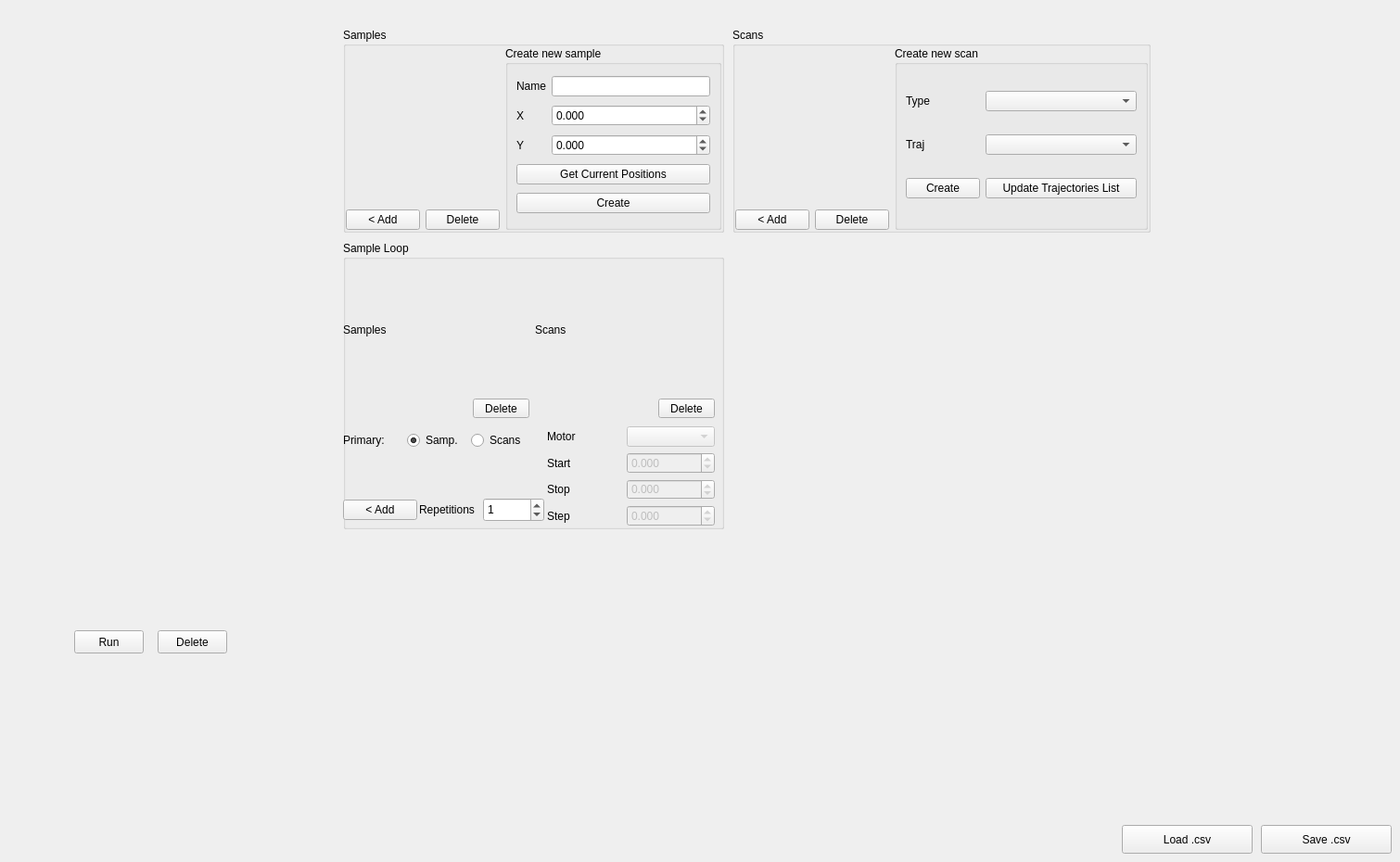
    <widget class="QWidget" name="tab_9">
     <attribute name="title">
      <string>Batch Mode</string>
     </attribute>
     <widget class="QGroupBox" name="groupBox_2">
      <property name="geometry">
       <rect>
        <x>370</x>
        <y>30</y>
        <width>411</width>
        <height>221</height>
       </rect>
      </property>
      <property name="title">
       <string>Samples</string>
      </property>
      <layout class="QGridLayout" name="gridLayout_25">
       <property name="margin">
        <number>0</number>
       </property>
       <property name="horizontalSpacing">
        <number>6</number>
       </property>
       <item row="0" column="0" colspan="2">
        <layout class="QGridLayout" name="gridLayout_23">
         <property name="sizeConstraint">
          <enum>QLayout::SetDefaultConstraint</enum>
         </property>
        </layout>
       </item>
       <item row="0" column="2" rowspan="2">
        <widget class="QGroupBox" name="groupBox_3">
         <property name="title">
          <string>Create new sample</string>
         </property>
         <layout class="QGridLayout" name="gridLayout_21">
          <item row="2" column="0">
           <widget class="QLabel" name="label_117">
            <property name="text">
             <string>Y</string>
            </property>
           </widget>
          </item>
          <item row="1" column="0">
           <widget class="QLabel" name="label_116">
            <property name="text">
             <string>X</string>
            </property>
           </widget>
          </item>
          <item row="1" column="1">
           <widget class="QDoubleSpinBox" name="doubleSpinBox_sample_x">
            <property name="decimals">
             <number>3</number>
            </property>
            <property name="minimum">
             <double>-100000.000000000000000</double>
            </property>
            <property name="maximum">
             <double>100000.000000000000000</double>
            </property>
            <property name="value">
             <double>0.000000000000000</double>
            </property>
           </widget>
          </item>
          <item row="2" column="1">
           <widget class="QDoubleSpinBox" name="doubleSpinBox_sample_y">
            <property name="decimals">
             <number>3</number>
            </property>
            <property name="minimum">
             <double>-100000.000000000000000</double>
            </property>
            <property name="maximum">
             <double>100000.000000000000000</double>
            </property>
            <property name="value">
             <double>0.000000000000000</double>
            </property>
           </widget>
          </item>
          <item row="4" column="0" colspan="2">
           <widget class="QPushButton" name="push_create_sample">
            <property name="text">
             <string>Create</string>
            </property>
           </widget>
          </item>
          <item row="0" column="0">
           <widget class="QLabel" name="label_118">
            <property name="text">
             <string>Name</string>
            </property>
           </widget>
          </item>
          <item row="0" column="1">
           <widget class="QLineEdit" name="lineEdit_sample_name"/>
          </item>
          <item row="3" column="0" colspan="2">
           <widget class="QPushButton" name="push_get_sample">
            <property name="text">
             <string>Get Current Positions</string>
            </property>
           </widget>
          </item>
         </layout>
        </widget>
       </item>
       <item row="1" column="0">
        <widget class="QPushButton" name="push_add_sample">
         <property name="sizePolicy">
          <sizepolicy hsizetype="Maximum" vsizetype="Fixed">
           <horstretch>0</horstretch>
           <verstretch>0</verstretch>
          </sizepolicy>
         </property>
         <property name="text">
          <string>&lt; Add</string>
         </property>
        </widget>
       </item>
       <item row="1" column="1">
        <widget class="QPushButton" name="push_delete_sample">
         <property name="sizePolicy">
          <sizepolicy hsizetype="Maximum" vsizetype="Fixed">
           <horstretch>0</horstretch>
           <verstretch>0</verstretch>
          </sizepolicy>
         </property>
         <property name="text">
          <string>Delete</string>
         </property>
        </widget>
       </item>
      </layout>
     </widget>
     <widget class="QGroupBox" name="groupBox_4">
      <property name="geometry">
       <rect>
        <x>370</x>
        <y>260</y>
        <width>411</width>
        <height>311</height>
       </rect>
      </property>
      <property name="title">
       <string>Sample Loop</string>
      </property>
      <widget class="QPushButton" name="push_delete_sample_loop">
       <property name="geometry">
        <rect>
         <x>140</x>
         <y>170</y>
         <width>61</width>
         <height>21</height>
        </rect>
       </property>
       <property name="text">
        <string>Delete</string>
       </property>
      </widget>
      <widget class="QWidget" name="gridLayoutWidget_18">
       <property name="geometry">
        <rect>
         <x>0</x>
         <y>20</y>
         <width>411</width>
         <height>151</height>
        </rect>
       </property>
       <layout class="QGridLayout" name="gridLayout_22">
        <property name="spacing">
         <number>2</number>
        </property>
        <item row="0" column="0">
         <widget class="QLabel" name="label_119">
          <property name="text">
           <string>Samples</string>
          </property>
         </widget>
        </item>
        <item row="0" column="1">
         <widget class="QLabel" name="label_120">
          <property name="text">
           <string>Scans</string>
          </property>
         </widget>
        </item>
       </layout>
      </widget>
      <widget class="QPushButton" name="push_delete_sample_loop_scan">
       <property name="geometry">
        <rect>
         <x>340</x>
         <y>170</y>
         <width>61</width>
         <height>21</height>
        </rect>
       </property>
       <property name="text">
        <string>Delete</string>
       </property>
      </widget>
      <widget class="QWidget" name="gridLayoutWidget_19">
       <property name="geometry">
        <rect>
         <x>0</x>
         <y>270</y>
         <width>217</width>
         <height>41</height>
        </rect>
       </property>
       <layout class="QGridLayout" name="gridLayout_29">
        <property name="sizeConstraint">
         <enum>QLayout::SetDefaultConstraint</enum>
        </property>
        <property name="spacing">
         <number>2</number>
        </property>
        <item row="0" column="1">
         <widget class="QLabel" name="label_123">
          <property name="text">
           <string>Repetitions</string>
          </property>
         </widget>
        </item>
        <item row="0" column="2">
         <widget class="QSpinBox" name="spinBox_sample_loop_rep">
          <property name="minimumSize">
           <size>
            <width>0</width>
            <height>26</height>
           </size>
          </property>
          <property name="minimum">
           <number>0</number>
          </property>
          <property name="maximum">
           <number>999</number>
          </property>
          <property name="value">
           <number>1</number>
          </property>
         </widget>
        </item>
        <item row="0" column="0">
         <widget class="QPushButton" name="push_add_sample_loop">
          <property name="text">
           <string>&lt; Add</string>
          </property>
         </widget>
        </item>
       </layout>
      </widget>
      <widget class="QWidget" name="gridLayoutWidget_23">
       <property name="geometry">
        <rect>
         <x>0</x>
         <y>200</y>
         <width>201</width>
         <height>31</height>
        </rect>
       </property>
       <layout class="QGridLayout" name="gridLayout_33">
        <item row="0" column="1">
         <widget class="QRadioButton" name="radioButton_sample_loop">
          <property name="text">
           <string>Samp.</string>
          </property>
          <property name="checked">
           <bool>true</bool>
          </property>
         </widget>
        </item>
        <item row="0" column="0">
         <widget class="QLabel" name="label_127">
          <property name="text">
           <string>Primary:</string>
          </property>
         </widget>
        </item>
        <item row="0" column="2">
         <widget class="QRadioButton" name="radioButton_sample_loop_scans">
          <property name="text">
           <string>Scans</string>
          </property>
         </widget>
        </item>
       </layout>
      </widget>
      <widget class="QWidget" name="gridLayoutWidget_21">
       <property name="geometry">
        <rect>
         <x>220</x>
         <y>200</y>
         <width>181</width>
         <height>108</height>
        </rect>
       </property>
       <layout class="QGridLayout" name="gridLayout_30">
        <item row="0" column="1">
         <widget class="QComboBox" name="comboBox_sample_loop_motor">
          <property name="enabled">
           <bool>false</bool>
          </property>
         </widget>
        </item>
        <item row="2" column="0">
         <widget class="QLabel" name="label_126">
          <property name="text">
           <string>Stop</string>
          </property>
         </widget>
        </item>
        <item row="0" column="0">
         <widget class="QLabel" name="label_124">
          <property name="text">
           <string>Motor</string>
          </property>
         </widget>
        </item>
        <item row="1" column="0">
         <widget class="QLabel" name="label_125">
          <property name="text">
           <string>Start</string>
          </property>
         </widget>
        </item>
        <item row="3" column="0">
         <widget class="QLabel" name="label_128">
          <property name="text">
           <string>Step</string>
          </property>
         </widget>
        </item>
        <item row="1" column="1">
         <widget class="QDoubleSpinBox" name="doubleSpinBox_motor_range_start">
          <property name="enabled">
           <bool>false</bool>
          </property>
          <property name="decimals">
           <number>3</number>
          </property>
          <property name="minimum">
           <double>-100000.000000000000000</double>
          </property>
          <property name="maximum">
           <double>100000.000000000000000</double>
          </property>
          <property name="value">
           <double>0.000000000000000</double>
          </property>
         </widget>
        </item>
        <item row="2" column="1">
         <widget class="QDoubleSpinBox" name="doubleSpinBox_motor_range_stop">
          <property name="enabled">
           <bool>false</bool>
          </property>
          <property name="decimals">
           <number>3</number>
          </property>
          <property name="minimum">
           <double>-100000.000000000000000</double>
          </property>
          <property name="maximum">
           <double>100000.000000000000000</double>
          </property>
          <property name="value">
           <double>0.000000000000000</double>
          </property>
         </widget>
        </item>
        <item row="3" column="1">
         <widget class="QDoubleSpinBox" name="doubleSpinBox_motor_range_step">
          <property name="enabled">
           <bool>false</bool>
          </property>
          <property name="decimals">
           <number>3</number>
          </property>
          <property name="minimum">
           <double>-100000.000000000000000</double>
          </property>
          <property name="maximum">
           <double>100000.000000000000000</double>
          </property>
          <property name="value">
           <double>0.000000000000000</double>
          </property>
         </widget>
        </item>
       </layout>
      </widget>
     </widget>
     <widget class="QWidget" name="gridLayoutWidget_20">
      <property name="geometry">
       <rect>
        <x>10</x>
        <y>30</y>
        <width>321</width>
        <height>641</height>
       </rect>
      </property>
      <layout class="QGridLayout" name="gridLayout_24"/>
     </widget>
     <widget class="QGroupBox" name="groupBox_5">
      <property name="geometry">
       <rect>
        <x>790</x>
        <y>30</y>
        <width>451</width>
        <height>221</height>
       </rect>
      </property>
      <property name="title">
       <string>Scans</string>
      </property>
      <layout class="QGridLayout" name="gridLayout_28">
       <property name="margin">
        <number>0</number>
       </property>
       <item row="0" column="0" colspan="2">
        <layout class="QGridLayout" name="gridLayout_26">
         <property name="sizeConstraint">
          <enum>QLayout::SetDefaultConstraint</enum>
         </property>
        </layout>
       </item>
       <item row="0" column="2" rowspan="2">
        <widget class="QGroupBox" name="groupBox_6">
         <property name="title">
          <string>Create new scan</string>
         </property>
         <layout class="QGridLayout" name="gridLayout_27">
          <item row="0" column="1">
           <widget class="QComboBox" name="comboBox_scans"/>
          </item>
          <item row="0" column="0">
           <widget class="QLabel" name="label_121">
            <property name="sizePolicy">
             <sizepolicy hsizetype="Maximum" vsizetype="Preferred">
              <horstretch>0</horstretch>
              <verstretch>0</verstretch>
             </sizepolicy>
            </property>
            <property name="text">
             <string>Type</string>
            </property>
           </widget>
          </item>
          <item row="2" column="0">
           <widget class="QLabel" name="label_122">
            <property name="sizePolicy">
             <sizepolicy hsizetype="Maximum" vsizetype="Preferred">
              <horstretch>0</horstretch>
              <verstretch>0</verstretch>
             </sizepolicy>
            </property>
            <property name="text">
             <string>Traj</string>
            </property>
           </widget>
          </item>
          <item row="2" column="1">
           <widget class="QComboBox" name="comboBox_lut"/>
          </item>
          <item row="1" column="0" colspan="2">
           <layout class="QGridLayout" name="gridLayout_31"/>
          </item>
          <item row="3" column="0">
           <widget class="QPushButton" name="push_create_scan">
            <property name="text">
             <string>Create</string>
            </property>
           </widget>
          </item>
          <item row="3" column="1">
           <widget class="QPushButton" name="push_create_scan_update">
            <property name="text">
             <string>Update Trajectories List</string>
            </property>
           </widget>
          </item>
         </layout>
        </widget>
       </item>
       <item row="1" column="0">
        <widget class="QPushButton" name="push_add_scan">
         <property name="sizePolicy">
          <sizepolicy hsizetype="Maximum" vsizetype="Fixed">
           <horstretch>0</horstretch>
           <verstretch>0</verstretch>
          </sizepolicy>
         </property>
         <property name="text">
          <string>&lt; Add</string>
         </property>
        </widget>
       </item>
       <item row="1" column="1">
        <widget class="QPushButton" name="push_delete_scan">
         <property name="sizePolicy">
          <sizepolicy hsizetype="Maximum" vsizetype="Fixed">
           <horstretch>0</horstretch>
           <verstretch>0</verstretch>
          </sizepolicy>
         </property>
         <property name="text">
          <string>Delete</string>
         </property>
        </widget>
       </item>
      </layout>
     </widget>
     <widget class="QPushButton" name="push_batch_run">
      <property name="geometry">
       <rect>
        <x>80</x>
        <y>680</y>
        <width>75</width>
        <height>25</height>
       </rect>
      </property>
      <property name="sizePolicy">
       <sizepolicy hsizetype="Maximum" vsizetype="Fixed">
        <horstretch>0</horstretch>
        <verstretch>0</verstretch>
       </sizepolicy>
      </property>
      <property name="text">
       <string>Run</string>
      </property>
     </widget>
     <widget class="QPushButton" name="push_batch_delete">
      <property name="geometry">
       <rect>
        <x>170</x>
        <y>680</y>
        <width>75</width>
        <height>25</height>
       </rect>
      </property>
      <property name="sizePolicy">
       <sizepolicy hsizetype="Maximum" vsizetype="Fixed">
        <horstretch>0</horstretch>
        <verstretch>0</verstretch>
       </sizepolicy>
      </property>
      <property name="text">
       <string>Delete</string>
      </property>
     </widget>
     <widget class="QPushButton" name="push_load_csv">
      <property name="geometry">
       <rect>
        <x>1210</x>
        <y>890</y>
        <width>141</width>
        <height>31</height>
       </rect>
      </property>
      <property name="text">
       <string>Load .csv</string>
      </property>
     </widget>
     <widget class="QPushButton" name="push_save_csv">
      <property name="geometry">
       <rect>
        <x>1360</x>
        <y>890</y>
        <width>141</width>
        <height>31</height>
       </rect>
      </property>
      <property name="text">
       <string>Save .csv</string>
      </property>
     </widget>
    </widget>
